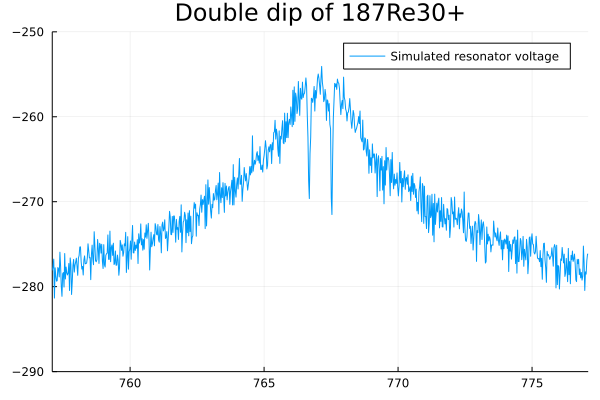

Julia code for this plot:
using Plots
using FFTW
using Base.Threads
using Penning

# Simulation settings
const N_AXIAL_CYCLES = 30000
const OVERSAMPLING = 20
const SAVE_OVERSAMPLING = 4
const N_AVERAGES = 16

# Electrode
const D_eff = 0.6e-3

# Sideband excitation
const A_rf = 3000

# Ion
const base_species = Ion(187, 30)

const base_trap = IdealTrap(-50, -14960.0, 0.5)
omega_c, omega_p, omega_m, omega_z = calc_eigenfrequencies(base_trap, base_species)
dt = 2*pi/omega_c/OVERSAMPLING

################################################################################
# Step 1: Let particle evolve freely to extract eigenfrequencies
################################################################################
function run_extract_eigenfrequencies(omega_c, omega_p, omega_m, omega_z, dt)
    particle_distribution = SingleParticleDistribution([1e-6, 0, 1e-6], [10, 0, 0])
    particles = ParticleCollection(deepcopy(base_species), particle_distribution)

    trap = deepcopy(base_trap)
    trap.particles[:particle] = particles
    setup = Setup()
    setup.traps[:trap] = trap
    sim = Simulation(setup, dt=dt, stop_time=1000*2*pi/omega_z)

    save_x_schedule = AlignedTimeInterval(2*pi/omega_c/SAVE_OVERSAMPLING, dt)
    save_z_schedule = AlignedTimeInterval(2*pi/omega_z/SAVE_OVERSAMPLING, dt)
    sim.output_writers[:x] = MemoryWriter(PositionComponentObservable(:trap, :particle, 1, 1), save_x_schedule)
    sim.output_writers[:z] = MemoryWriter(PositionComponentObservable(:trap, :particle, 1, 3), save_z_schedule)

    run!(sim)

    x_harminv_results = harminv(sim.output_writers[:x].t, sim.output_writers[:x].mem, omega_m/2/pi/2, omega_p/2/pi*2)
    z_harminv_results = harminv(sim.output_writers[:z].t, sim.output_writers[:z].mem, omega_z/2/pi/2, omega_z/2/pi*2)

    # Update theoretically calculated eigenfrequencies with newly found ones
    omega_m = x_harminv_results[1].f*2*pi
    omega_p = x_harminv_results[2].f*2*pi
    omega_z = z_harminv_results[1].f*2*pi

    dt = 2*pi/omega_c/OVERSAMPLING
    return omega_p, omega_m, omega_z, dt
end
omega_p, omeg_m, omega_z, dt = run_extract_eigenfrequencies(omega_c, omega_p, omega_m, omega_z, dt)

# Resonator
const R = 10e6
const C = 10e-12
const L = 1/omega_z^2/C

################################################################################
# Step 2: Validate sideband frequency
################################################################################
function run_validate_sideband(omega_p, omega_m, omega_z, dt)
    # Theoretical Rabi frequency: (http://hdl.handle.net/21.11116/0000-0005-6361-E)(Page 25, equation 2.46)
    Omega_R = A_rf/4*abs(base_species.q) / base_species.m /sqrt(omega_z*(omega_p-omega_m))
    T_exchange = 2*pi/Omega_R/4

    particle_distribution = SingleParticleDistribution([0, 0, 1e-6], [0, 0, 0])
    particles = ParticleCollection(deepcopy(base_species), particle_distribution)

    trap = deepcopy(base_trap)
    trap.particles[:particle] = particles
    trap.excitations[:quadrupolar] = QuadrupolarExcitation(omega_p - omega_z, A_rf)
    setup = Setup()
    setup.traps[:trap] = trap
    sim = Simulation(setup, dt=dt, stop_time=T_exchange*1.5)

    save_z_schedule = AlignedTimeInterval(2*pi/omega_z/SAVE_OVERSAMPLING/4, dt)
    sim.output_writers[:z] = MemoryWriter(PositionComponentObservable(:trap, :particle, 1, 3), save_z_schedule)

    run!(sim)

    t = sim.output_writers[:z].t
    z = sim.output_writers[:z].mem

    println("Theoretical double dip splitting: $(Omega_R/2/pi) Hz")

    plot(t*1e6, z)
    vline!([T_exchange*1e6], labels="Theoretical pi pulse duration")
    xlabel!("Time / µs")
end

run_validate_sideband(omega_p, omega_m, omega_z, dt)


################################################################################
# Step 3: Let simulation run for a bit, in order to thermalize all motions
################################################################################
N_AXIAL_CYCLES_THERMALIZE = 10000
function run_thermalize(omega_p, omega_z, dt)
    particle_distribution = SingleParticleDistribution()
    particles = ParticleCollection(deepcopy(base_species), particle_distribution)

    trap = deepcopy(base_trap)
    trap.particles[:particle] = particles
    trap.electrodes[:axial] = AxialParallelPlateElectrode(D_eff)
    trap.excitations[:quadrupolar] = QuadrupolarExcitation(omega_p - omega_z, A_rf)

    circuit = SSCircuitResonator(R, L, C, [(:trap, :axial)], T=4.2)

    setup = Setup(circuit)
    setup.traps[:trap] = trap

    sim = Simulation(setup, dt=dt, stop_time=N_AXIAL_CYCLES_THERMALIZE*2*pi/omega_z)

    save_x_schedule = AlignedTimeInterval(2*pi/omega_c/SAVE_OVERSAMPLING, dt)
    save_z_schedule = AlignedTimeInterval(2*pi/omega_z/SAVE_OVERSAMPLING, dt)
    save_energy_schedule = AlignedTimeInterval(2*pi/omega_z/SAVE_OVERSAMPLING, dt)
    sim.output_writers[:x] = MemoryWriter(PositionComponentObservable(:trap, :particle, 1, 1), save_x_schedule)
    sim.output_writers[:z] = MemoryWriter(PositionComponentObservable(:trap, :particle, 1, 3), save_z_schedule)
    sim.output_writers[:energy] = MemoryWriter(SingleParticleTotalEnergy(:trap, :particle, 1), save_energy_schedule)

    run!(sim)

    t_z = sim.output_writers[:z].t
    z = sim.output_writers[:z].mem
    t_x = sim.output_writers[:x].t
    x = sim.output_writers[:x].mem
    t_energy = sim.output_writers[:energy].t
    energy = sim.output_writers[:energy].mem

    energy[1] = energy[2] # HACK: energy[1] is zero, and can therefore not be plotted in log plot. Therefore, we simply overwrite it with energy[2]

    plot(t_energy*1e3, energy, yaxis=:log)
    plot(t_energy*1e3, energy)

    r₀ = sim.setup.traps[:trap].particles[:particle].r[1]
    v₀ = sim.setup.traps[:trap].particles[:particle].v[1]

    return r₀, v₀
end
r₀, v₀ = run_thermalize(omega_p, omega_z, dt)



t = []
fft_v_all = Vector{Vector{Float64}}(undef, N_AVERAGES)
@info "Running $N_AVERAGES averages on max. $(Threads.nthreads()) threads"
Threads.@threads for i = 1:N_AVERAGES
    particle_distribution = SingleParticleDistribution(r₀, v₀)
    particles = ParticleCollection(deepcopy(base_species), particle_distribution)

    trap = deepcopy(base_trap)
    trap.particles[:particles] = particles
    trap.electrodes[:axial] = AxialParallelPlateElectrode(D_eff)
    trap.excitations[:quadrupolar] = QuadrupolarExcitation(omega_p - omega_z, A_rf)

    circuit = SSCircuitResonator(R, L, C, [(:trap, :axial)], T=4.2)

    setup = Setup(circuit)
    setup.traps[:trap] = trap

    sim = Simulation(setup, dt=dt, stop_time=N_AXIAL_CYCLES*2*pi/omega_z)
    save_schedule = AlignedTimeInterval(2*pi/omega_z/SAVE_OVERSAMPLING, dt)
    sim.output_writers[:v] = MemoryWriter(ElectrodeVoltageObservable(:trap, :axial), save_schedule)

    run!(sim)

    t_local = sim.output_writers[:v].t
    v = sim.output_writers[:v].mem

    if i == 1
        push!(t, t_local)
    end

    fft_v_all[i] = 20*log10.(abs.(rfft(v)))
end

t = t[1]

fft_v_avg = dropdims(sum(permutedims(hcat(fft_v_all...)), dims=(1)), dims=(1)) / N_AVERAGES
fft_f = LinRange(0.0, 1/(t[2]-t[1])/2, length(fft_v_avg))

const SPAN = 20e3
plot(fft_f/1e3, fft_v_avg, label="Simulated resonator voltage", plot_title="Double dip of 187Re30+")
xlims!((omega_z/2/pi-SPAN/2, omega_z/2/pi+SPAN/2)./1e3)
ylims!((-290, -250))

savefig(joinpath(@__DIR__, "resonator_ss_double_dip.png"))